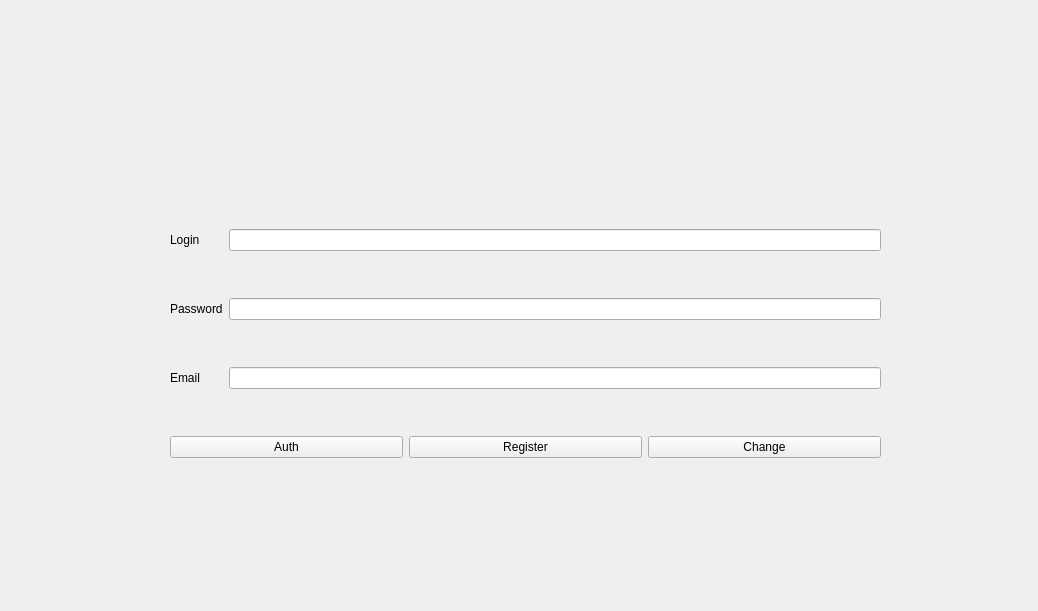
<?xml version="1.0" encoding="UTF-8"?>
<ui version="4.0">
 <class>AuthRegForm</class>
 <widget class="QWidget" name="AuthRegForm">
  <property name="enabled">
   <bool>true</bool>
  </property>
  <property name="geometry">
   <rect>
    <x>0</x>
    <y>0</y>
    <width>1038</width>
    <height>611</height>
   </rect>
  </property>
  <property name="mouseTracking">
   <bool>false</bool>
  </property>
  <property name="focusPolicy">
   <enum>Qt::NoFocus</enum>
  </property>
  <property name="windowTitle">
   <string>Form</string>
  </property>
  <property name="styleSheet">
   <string notr="true">
</string>
  </property>
  <widget class="QWidget" name="gridLayoutWidget">
   <property name="geometry">
    <rect>
     <x>170</x>
     <y>188</y>
     <width>711</width>
     <height>311</height>
    </rect>
   </property>
   <layout class="QGridLayout" name="gridLayout">
    <item row="1" column="0">
     <widget class="QLabel" name="labelPassword">
      <property name="text">
       <string>Password</string>
      </property>
     </widget>
    </item>
    <item row="2" column="1">
     <widget class="QLineEdit" name="lineEmail"/>
    </item>
    <item row="0" column="1">
     <widget class="QLineEdit" name="lineLogin"/>
    </item>
    <item row="1" column="1">
     <widget class="QLineEdit" name="linePassword"/>
    </item>
    <item row="2" column="0">
     <widget class="QLabel" name="labelEmail">
      <property name="text">
       <string>Email</string>
      </property>
     </widget>
    </item>
    <item row="0" column="0">
     <widget class="QLabel" name="labelLogin">
      <property name="text">
       <string>Login</string>
      </property>
     </widget>
    </item>
    <item row="3" column="0" colspan="2">
     <layout class="QHBoxLayout" name="horizontalLayout">
      <item>
       <widget class="QPushButton" name="pushAuth">
        <property name="text">
         <string>Auth</string>
        </property>
       </widget>
      </item>
      <item>
       <widget class="QPushButton" name="pushRegister">
        <property name="text">
         <string>Register</string>
        </property>
       </widget>
      </item>
      <item>
       <widget class="QPushButton" name="pushChange">
        <property name="text">
         <string>Change</string>
        </property>
       </widget>
      </item>
     </layout>
    </item>
   </layout>
  </widget>
 </widget>
 <resources/>
 <connections/>
</ui>
